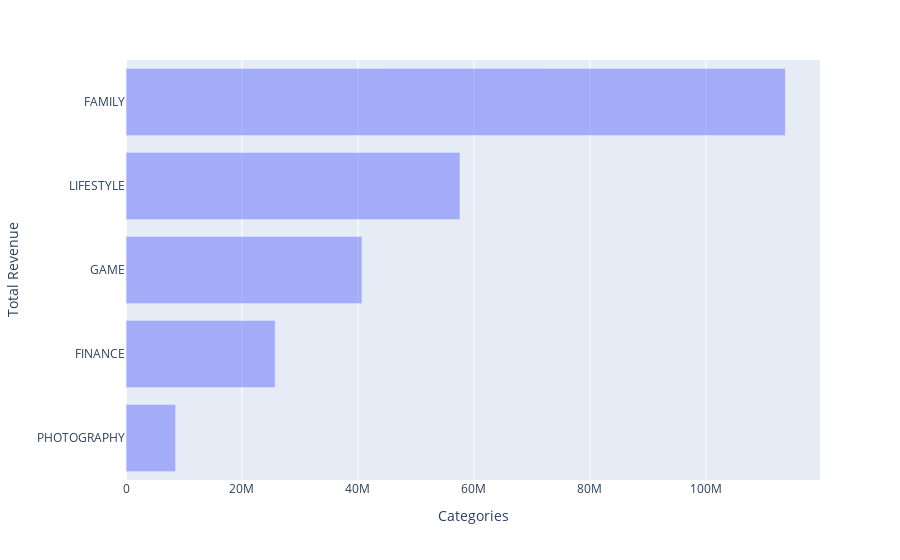

The cell this chart's notebook holds for it:
### Code cell
sorted_df = categories.sort_values('Total_Revenue')

fig = px.bar(sorted_df[-5:], x = 'Total_Revenue', y='Category', barmode='overlay')
fig.update_xaxes(title_text = 'Categories')
fig.update_yaxes(title_text = 'Total Revenue')
fig.show()

### Figure 1 — Plotly figure (JSON) as saved in the notebook; plotly's stock layout.template omitted (floating-point values rounded to 4 significant figures)
{"data": [{"alignmentgroup": "True", "hovertemplate": "Total_Revenue=%{x}<br>Category=%{y}<extra></extra>", "legendgroup": "", "marker": {"color": "#636efa", "opacity": 0.5, "pattern": {"shape": ""}}, "name": "", "offsetgroup": "", "orientation": "h", "showlegend": false, "textposition": "auto", "type": "bar", "x": [8548000.0, 25730000.0, 40690000.0, 57580000.0, 113700000.0], "xaxis": "x", "y": ["PHOTOGRAPHY", "FINANCE", "GAME", "LIFESTYLE", "FAMILY"], "yaxis": "y"}], "layout": {"barmode": "overlay", "legend": {"tracegroupgap": 0}, "margin": {"t": 60}, "xaxis": {"anchor": "y", "domain": [0, 1], "title": {"text": "Categories"}}, "yaxis": {"anchor": "x", "domain": [0, 1], "title": {"text": "Total Revenue"}}}}
